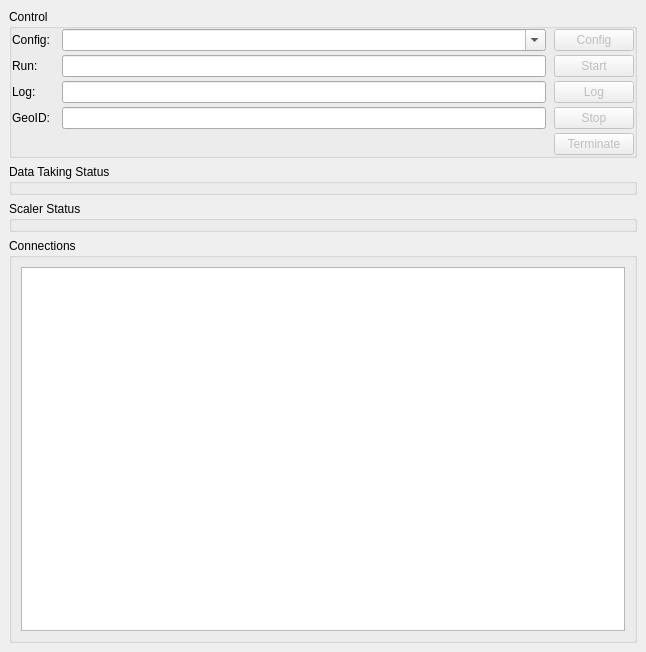
<?xml version="1.0" encoding="UTF-8"?>
<ui version="4.0">
 <class>wndRun</class>
 <widget class="QMainWindow" name="wndRun">
  <property name="enabled">
   <bool>true</bool>
  </property>
  <property name="geometry">
   <rect>
    <x>0</x>
    <y>0</y>
    <width>646</width>
    <height>652</height>
   </rect>
  </property>
  <property name="windowTitle">
   <string>eudaq Run Control</string>
  </property>
  <property name="windowIcon">
   <iconset>
    <normaloff>../../images/Icon_euRun.png</normaloff>../../images/Icon_euRun.png</iconset>
  </property>
  <widget class="QWidget" name="centralwidget">
   <layout class="QGridLayout" name="gridLayout_2">
    <item row="0" column="0">
     <widget class="QGroupBox" name="grpControl">
      <property name="title">
       <string>Control</string>
      </property>
      <layout class="QGridLayout">
       <property name="horizontalSpacing">
        <number>8</number>
       </property>
       <property name="verticalSpacing">
        <number>4</number>
       </property>
       <property name="margin">
        <number>0</number>
       </property>
       <item row="2" column="2">
        <widget class="QPushButton" name="btnStart">
         <property name="enabled">
          <bool>false</bool>
         </property>
         <property name="toolTip">
          <string>Start a run</string>
         </property>
         <property name="text">
          <string>Start</string>
         </property>
        </widget>
       </item>
       <item row="2" column="0">
        <widget class="QLabel" name="lblRunmsg">
         <property name="text">
          <string>Run: </string>
         </property>
        </widget>
       </item>
       <item row="4" column="1">
        <widget class="QLineEdit" name="txtGeoID">
         <property name="toolTip">
          <string>Double-click to change GeoID</string>
         </property>
         <property name="readOnly">
          <bool>true</bool>
         </property>
        </widget>
       </item>
       <item row="1" column="1">
        <widget class="QComboBox" name="cmbConfig">
         <property name="sizePolicy">
          <sizepolicy hsizetype="Expanding" vsizetype="Fixed">
           <horstretch>0</horstretch>
           <verstretch>0</verstretch>
          </sizepolicy>
         </property>
         <property name="toolTip">
          <string>Select configuration to use</string>
         </property>
         <property name="editable">
          <bool>true</bool>
         </property>
         <property name="maxVisibleItems">
          <number>16</number>
         </property>
         <property name="insertPolicy">
          <enum>QComboBox::InsertAlphabetically</enum>
         </property>
        </widget>
       </item>
       <item row="2" column="1">
        <widget class="QLineEdit" name="txtRunmsg">
         <property name="toolTip">
          <string>An optional message to add to the Run</string>
         </property>
        </widget>
       </item>
       <item row="3" column="1">
        <widget class="QLineEdit" name="txtLogmsg">
         <property name="toolTip">
          <string>Send a message to the LogCollector</string>
         </property>
        </widget>
       </item>
       <item row="3" column="2">
        <widget class="QPushButton" name="btnLog">
         <property name="enabled">
          <bool>false</bool>
         </property>
         <property name="toolTip">
          <string>Send a log message</string>
         </property>
         <property name="text">
          <string>Log</string>
         </property>
        </widget>
       </item>
       <item row="3" column="0">
        <widget class="QLabel" name="lblLogmsg">
         <property name="text">
          <string>Log: </string>
         </property>
        </widget>
       </item>
       <item row="1" column="0">
        <widget class="QLabel" name="lblConfig">
         <property name="text">
          <string>Config: </string>
         </property>
        </widget>
       </item>
       <item row="4" column="0">
        <widget class="QLabel" name="lblGeoID">
         <property name="text">
          <string>GeoID:</string>
         </property>
        </widget>
       </item>
       <item row="4" column="2">
        <widget class="QPushButton" name="btnStop">
         <property name="enabled">
          <bool>false</bool>
         </property>
         <property name="toolTip">
          <string>Stop a run</string>
         </property>
         <property name="text">
          <string>Stop</string>
         </property>
        </widget>
       </item>
       <item row="5" column="2">
        <widget class="QPushButton" name="btnTerminate">
         <property name="enabled">
          <bool>false</bool>
         </property>
         <property name="toolTip">
          <string>Terminate the DAQ session</string>
         </property>
         <property name="text">
          <string>Terminate</string>
         </property>
        </widget>
       </item>
       <item row="1" column="2">
        <widget class="QPushButton" name="btnConfig">
         <property name="enabled">
          <bool>false</bool>
         </property>
         <property name="sizePolicy">
          <sizepolicy hsizetype="Minimum" vsizetype="Fixed">
           <horstretch>0</horstretch>
           <verstretch>0</verstretch>
          </sizepolicy>
         </property>
         <property name="toolTip">
          <string>Configure using the selected configuration</string>
         </property>
         <property name="text">
          <string>Config</string>
         </property>
        </widget>
       </item>
      </layout>
     </widget>
    </item>
    <item row="1" column="0">
     <widget class="QGroupBox" name="grpStatus">
      <property name="title">
       <string>Data Taking Status</string>
      </property>
      <layout class="QGridLayout">
       <property name="horizontalSpacing">
        <number>8</number>
       </property>
       <property name="verticalSpacing">
        <number>4</number>
       </property>
       <property name="margin">
        <number>0</number>
       </property>
      </layout>
     </widget>
    </item>
    <item row="2" column="0">
     <widget class="QGroupBox" name="scalerStatus">
      <property name="title">
       <string>Scaler Status</string>
      </property>
      <layout class="QGridLayout" name="_2">
       <property name="horizontalSpacing">
        <number>8</number>
       </property>
       <property name="verticalSpacing">
        <number>4</number>
       </property>
       <property name="margin">
        <number>0</number>
       </property>
      </layout>
     </widget>
    </item>
    <item row="3" column="0">
     <widget class="QGroupBox" name="grpConnections">
      <property name="title">
       <string>Connections</string>
      </property>
      <layout class="QGridLayout" name="gridLayout">
       <item row="0" column="0">
        <widget class="QTreeView" name="viewConn">
         <property name="toolTip">
          <string>Processes connected to the Run Control</string>
         </property>
         <property name="rootIsDecorated">
          <bool>false</bool>
         </property>
         <property name="sortingEnabled">
          <bool>true</bool>
         </property>
        </widget>
       </item>
      </layout>
     </widget>
    </item>
   </layout>
  </widget>
  <widget class="QMenuBar" name="menubar">
   <property name="geometry">
    <rect>
     <x>0</x>
     <y>0</y>
     <width>646</width>
     <height>22</height>
    </rect>
   </property>
  </widget>
 </widget>
 <tabstops>
  <tabstop>btnConfig</tabstop>
  <tabstop>txtRunmsg</tabstop>
  <tabstop>btnStart</tabstop>
  <tabstop>txtLogmsg</tabstop>
  <tabstop>btnLog</tabstop>
 </tabstops>
 <resources/>
 <connections>
  <connection>
   <sender>txtRunmsg</sender>
   <signal>returnPressed()</signal>
   <receiver>btnStart</receiver>
   <slot>animateClick()</slot>
   <hints>
    <hint type="sourcelabel">
     <x>307</x>
     <y>91</y>
    </hint>
    <hint type="destinationlabel">
     <x>545</x>
     <y>98</y>
    </hint>
   </hints>
  </connection>
  <connection>
   <sender>txtLogmsg</sender>
   <signal>returnPressed()</signal>
   <receiver>btnLog</receiver>
   <slot>animateClick()</slot>
   <hints>
    <hint type="sourcelabel">
     <x>298</x>
     <y>116</y>
    </hint>
    <hint type="destinationlabel">
     <x>545</x>
     <y>123</y>
    </hint>
   </hints>
  </connection>
 </connections>
</ui>
